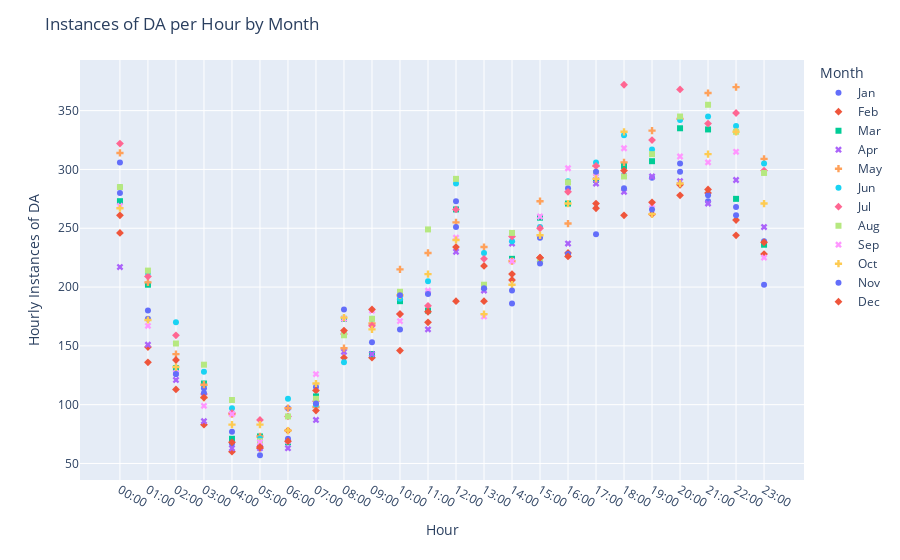

Here is the notebook cell this chart was saved with:
### Code cell
hourly_fig = px.scatter(df,
    x='Hour',
    y='Frequency',
    color='Month',  
    symbol='Month',
    # trendline='ols',
    # trendline_scope='overall' 
)

hourly_fig.update_layout(
    yaxis_title='Hourly Instances of DA',
    title_text='Instances of DA per Hour by Month'
)

hourly_fig.show()
hourly_fig.write_image('../Visuals/DA_Monthly_by_Hour.png', engine='kaleido')

### Figure 1 — Plotly figure (JSON) as saved in the notebook; plotly's stock layout.template omitted (floating-point values rounded to 4 significant figures)
{"data": [{"hovertemplate": "Month=Jan<br>Hour=%{x}<br>Frequency=%{y}<extra></extra>", "legendgroup": "Jan", "marker": {"color": "#636efa", "symbol": "circle"}, "mode": "markers", "name": "Jan", "orientation": "v", "showlegend": true, "type": "scatter", "x": ["00:00", "01:00", "02:00", "03:00", "04:00", "05:00", "06:00", "07:00", "08:00", "09:00", "10:00", "11:00", "12:00", "13:00", "14:00", "15:00", "16:00", "17:00", "18:00", "19:00", "20:00", "21:00", "22:00", "23:00"], "xaxis": "x", "y": [306, 173, 126, 114, 77, 65, 97, 115, 160, 143, 164, 195, 273, 199, 186, 242, 284, 245, 295, 293, 298, 273, 268, 239], "yaxis": "y"}, {"hovertemplate": "Month=Feb<br>Hour=%{x}<br>Frequency=%{y}<extra></extra>", "legendgroup": "Feb", "marker": {"color": "#EF553B", "symbol": "diamond"}, "mode": "markers", "name": "Feb", "orientation": "v", "showlegend": true, "type": "scatter", "x": ["00:00", "01:00", "02:00", "03:00", "04:00", "05:00", "06:00", "07:00", "08:00", "09:00", "10:00", "11:00", "12:00", "13:00", "14:00", "15:00", "16:00", "17:00", "18:00", "19:00", "20:00", "21:00", "22:00", "23:00"], "xaxis": "x", "y": [261, 149, 113, 83, 60, 63, 78, 112, 140, 140, 146, 170, 188, 218, 206, 225, 229, 267, 261, 262, 287, 280, 257, 228], "yaxis": "y"}, {"hovertemplate": "Month=Mar<br>Hour=%{x}<br>Frequency=%{y}<extra></extra>", "legendgroup": "Mar", "marker": {"color": "#00cc96", "symbol": "square"}, "mode": "markers", "name": "Mar", "orientation": "v", "showlegend": true, "type": "scatter", "x": ["00:00", "01:00", "02:00", "03:00", "04:00", "05:00", "06:00", "07:00", "08:00", "09:00", "10:00", "11:00", "12:00", "13:00", "14:00", "15:00", "16:00", "17:00", "18:00", "19:00", "20:00", "21:00", "22:00", "23:00"], "xaxis": "x", "y": [273, 202, 131, 118, 71, 73, 68, 107, 173, 143, 188, 180, 266, 200, 224, 259, 271, 291, 303, 307, 335, 334, 275, 236], "yaxis": "y"}, {"hovertemplate": "Month=Apr<br>Hour=%{x}<br>Frequency=%{y}<extra></extra>", "legendgroup": "Apr", "marker": {"color": "#ab63fa", "symbol": "x"}, "mode": "markers", "name": "Apr", "orientation": "v", "showlegend": true, "type": "scatter", "x": ["00:00", "01:00", "02:00", "03:00", "04:00", "05:00", "06:00", "07:00", "08:00", "09:00", "10:00", "11:00", "12:00", "13:00", "14:00", "15:00", "16:00", "17:00", "18:00", "19:00", "20:00", "21:00", "22:00", "23:00"], "xaxis": "x", "y": [217, 151, 121, 86, 63, 63, 63, 87, 145, 143, 191, 164, 230, 197, 237, 223, 237, 288, 281, 294, 290, 271, 291, 251], "yaxis": "y"}, {"hovertemplate": "Month=May<br>Hour=%{x}<br>Frequency=%{y}<extra></extra>", "legendgroup": "May", "marker": {"color": "#FFA15A", "symbol": "cross"}, "mode": "markers", "name": "May", "orientation": "v", "showlegend": true, "type": "scatter", "x": ["00:00", "01:00", "02:00", "03:00", "04:00", "05:00", "06:00", "07:00", "08:00", "09:00", "10:00", "11:00", "12:00", "13:00", "14:00", "15:00", "16:00", "17:00", "18:00", "19:00", "20:00", "21:00", "22:00", "23:00"], "xaxis": "x", "y": [314, 204, 143, 117, 92, 73, 97, 98, 148, 169, 215, 229, 255, 234, 222, 273, 254, 303, 306, 333, 343, 365, 370, 309], "yaxis": "y"}, {"hovertemplate": "Month=Jun<br>Hour=%{x}<br>Frequency=%{y}<extra></extra>", "legendgroup": "Jun", "marker": {"color": "#19d3f3", "symbol": "circle"}, "mode": "markers", "name": "Jun", "orientation": "v", "showlegend": true, "type": "scatter", "x": ["00:00", "01:00", "02:00", "03:00", "04:00", "05:00", "06:00", "07:00", "08:00", "09:00", "10:00", "11:00", "12:00", "13:00", "14:00", "15:00", "16:00", "17:00", "18:00", "19:00", "20:00", "21:00", "22:00", "23:00"], "xaxis": "x", "y": [285, 212, 170, 128, 97, 71, 105, 100, 136, 173, 190, 205, 288, 229, 239, 251, 290, 306, 329, 317, 342, 345, 337, 305], "yaxis": "y"}, {"hovertemplate": "Month=Jul<br>Hour=%{x}<br>Frequency=%{y}<extra></extra>", "legendgroup": "Jul", "marker": {"color": "#FF6692", "symbol": "diamond"}, "mode": "markers", "name": "Jul", "orientation": "v", "showlegend": true, "type": "scatter", "x": ["00:00", "01:00", "02:00", "03:00", "04:00", "05:00", "06:00", "07:00", "08:00", "09:00", "10:00", "11:00", "12:00", "13:00", "14:00", "15:00", "16:00", "17:00", "18:00", "19:00", "20:00", "21:00", "22:00", "23:00"], "xaxis": "x", "y": [322, 209, 159, 109, 93, 87, 90, 103, 160, 167, 177, 184, 266, 224, 243, 250, 281, 303, 372, 325, 368, 339, 348, 299], "yaxis": "y"}, {"hovertemplate": "Month=Aug<br>Hour=%{x}<br>Frequency=%{y}<extra></extra>", "legendgroup": "Aug", "marker": {"color": "#B6E880", "symbol": "square"}, "mode": "markers", "name": "Aug", "orientation": "v", "showlegend": true, "type": "scatter", "x": ["00:00", "01:00", "02:00", "03:00", "04:00", "05:00", "06:00", "07:00", "08:00", "09:00", "10:00", "11:00", "12:00", "13:00", "14:00", "15:00", "16:00", "17:00", "18:00", "19:00", "20:00", "21:00", "22:00", "23:00"], "xaxis": "x", "y": [285, 214, 152, 134, 104, 69, 90, 105, 159, 173, 196, 249, 292, 202, 246, 223, 289, 297, 294, 313, 345, 355, 332, 297], "yaxis": "y"}, {"hovertemplate": "Month=Sep<br>Hour=%{x}<br>Frequency=%{y}<extra></extra>", "legendgroup": "Sep", "marker": {"color": "#FF97FF", "symbol": "x"}, "mode": "markers", "name": "Sep", "orientation": "v", "showlegend": true, "type": "scatter", "x": ["00:00", "01:00", "02:00", "03:00", "04:00", "05:00", "06:00", "07:00", "08:00", "09:00", "10:00", "11:00", "12:00", "13:00", "14:00", "15:00", "16:00", "17:00", "18:00", "19:00", "20:00", "21:00", "22:00", "23:00"], "xaxis": "x", "y": [269, 167, 127, 99, 92, 68, 69, 126, 173, 180, 171, 197, 242, 175, 222, 260, 301, 294, 318, 270, 311, 306, 315, 225], "yaxis": "y"}, {"hovertemplate": "Month=Oct<br>Hour=%{x}<br>Frequency=%{y}<extra></extra>", "legendgroup": "Oct", "marker": {"color": "#FECB52", "symbol": "cross"}, "mode": "markers", "name": "Oct", "orientation": "v", "showlegend": true, "type": "scatter", "x": ["00:00", "01:00", "02:00", "03:00", "04:00", "05:00", "06:00", "07:00", "08:00", "09:00", "10:00", "11:00", "12:00", "13:00", "14:00", "15:00", "16:00", "17:00", "18:00", "19:00", "20:00", "21:00", "22:00", "23:00"], "xaxis": "x", "y": [267, 172, 132, 106, 83, 83, 78, 118, 174, 164, 193, 211, 240, 177, 202, 244, 271, 292, 332, 262, 288, 313, 332, 271], "yaxis": "y"}, {"hovertemplate": "Month=Nov<br>Hour=%{x}<br>Frequency=%{y}<extra></extra>", "legendgroup": "Nov", "marker": {"color": "#636efa", "symbol": "circle"}, "mode": "markers", "name": "Nov", "orientation": "v", "showlegend": true, "type": "scatter", "x": ["00:00", "01:00", "02:00", "03:00", "04:00", "05:00", "06:00", "07:00", "08:00", "09:00", "10:00", "11:00", "12:00", "13:00", "14:00", "15:00", "16:00", "17:00", "18:00", "19:00", "20:00", "21:00", "22:00", "23:00"], "xaxis": "x", "y": [280, 180, 126, 110, 67, 57, 71, 101, 181, 153, 193, 194, 251, 199, 197, 220, 228, 298, 284, 266, 305, 278, 261, 202], "yaxis": "y"}, {"hovertemplate": "Month=Dec<br>Hour=%{x}<br>Frequency=%{y}<extra></extra>", "legendgroup": "Dec", "marker": {"color": "#EF553B", "symbol": "diamond"}, "mode": "markers", "name": "Dec", "orientation": "v", "showlegend": true, "type": "scatter", "x": ["00:00", "01:00", "02:00", "03:00", "04:00", "05:00", "06:00", "07:00", "08:00", "09:00", "10:00", "11:00", "12:00", "13:00", "14:00", "15:00", "16:00", "17:00", "18:00", "19:00", "20:00", "21:00", "22:00", "23:00"], "xaxis": "x", "y": [246, 136, 138, 106, 68, 64, 69, 95, 163, 181, 177, 179, 234, 188, 211, 225, 226, 271, 299, 272, 278, 283, 244, 238], "yaxis": "y"}], "layout": {"legend": {"title": {"text": "Month"}, "tracegroupgap": 0}, "margin": {"t": 60}, "title": {"text": "Instances of DA per Hour by Month"}, "xaxis": {"anchor": "y", "domain": [0, 1], "title": {"text": "Hour"}}, "yaxis": {"anchor": "x", "domain": [0, 1], "title": {"text": "Hourly Instances of DA"}}}}
